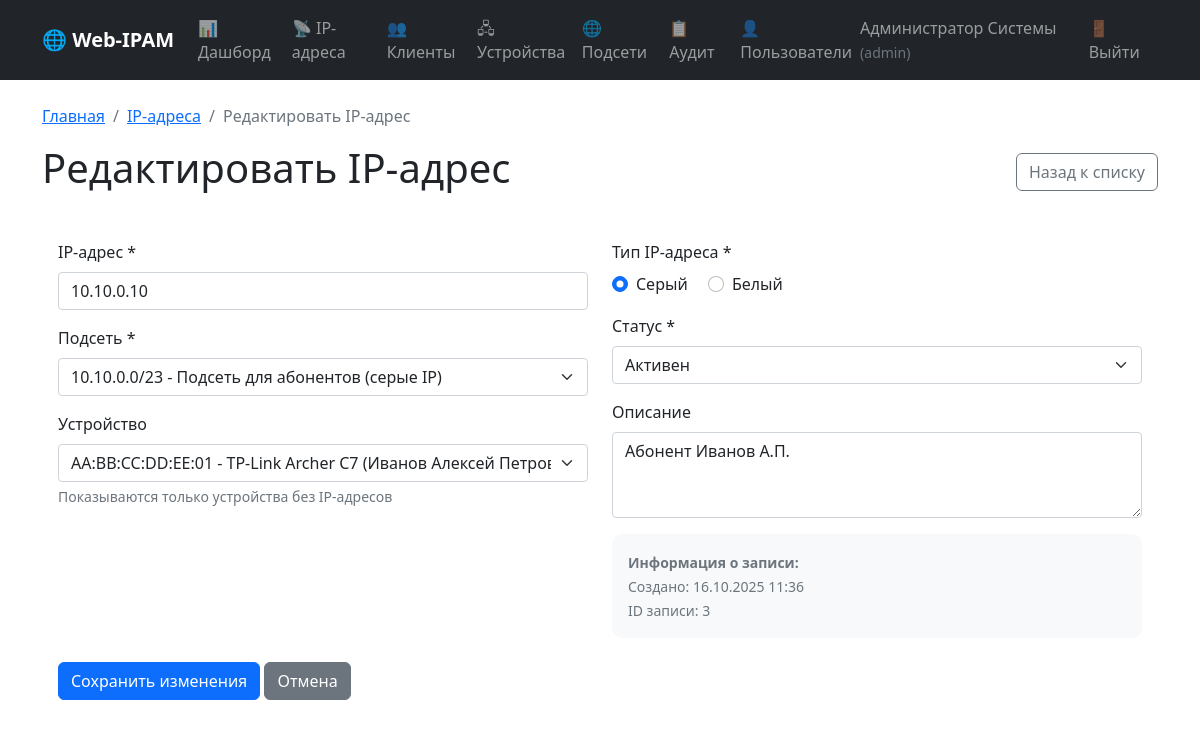
The app's page /pages/ip-addresses/edit.php?id=3 (signed in) with its own data.
### tables this page shows
CREATE TABLE `ip_addresses` (
  `id` int NOT NULL AUTO_INCREMENT,
  `ip_address` varchar(15) NOT NULL,
  `subnet_id` int NOT NULL,
  `device_id` int DEFAULT NULL,
  `type` enum('white','gray') NOT NULL DEFAULT 'gray',
  `status` enum('active','free','reserved') NOT NULL DEFAULT 'free',
  `description` varchar(255) DEFAULT NULL,
  `created_by` int DEFAULT NULL,
  `created_at` datetime DEFAULT CURRENT_TIMESTAMP,
  `updated_at` datetime DEFAULT CURRENT_TIMESTAMP ON UPDATE CURRENT_TIMESTAMP,
  PRIMARY KEY (`id`),
  UNIQUE KEY `unique_ip_subnet` (`ip_address`,`subnet_id`),
  UNIQUE KEY `unique_device_ip` (`device_id`),
  KEY `fk_ips_subnet` (`subnet_id`),
  KEY `fk_ips_created_by` (`created_by`),
  CONSTRAINT `fk_ips_created_by` FOREIGN KEY (`created_by`) REFERENCES `users` (`id`) ON DELETE SET NULL ON UPDATE CASCADE,
  CONSTRAINT `fk_ips_device` FOREIGN KEY (`device_id`) REFERENCES `devices` (`id`) ON DELETE SET NULL ON UPDATE CASCADE,
  CONSTRAINT `fk_ips_subnet` FOREIGN KEY (`subnet_id`) REFERENCES `subnets` (`id`) ON DELETE CASCADE ON UPDATE CASCADE
);

### pages/ip-addresses/edit.php (the view, shortened to what this page needs)
<?php
require_once '../../includes/db_connect.php';
$errors = [];
$ip_id = intval($_GET['id']);
try {
    $ip_stmt = $conn->prepare("
        SELECT ip.*, s.network_address, s.cidr_mask
        FROM ip_addresses ip
        LEFT JOIN subnets s ON ip.subnet_id = s.id
        WHERE ip.id = ?
    ");
    $ip_stmt->bind_param("i", $ip_id);
    $ip_stmt->execute();
    $ip_data = $ip_stmt->get_result()->fetch_assoc();
} catch (Exception $e) {
    error_log("Error fetching IP data: " . $e->getMessage());
    header('Location: list.php');
    exit();
}
try {
    $subnets_stmt = $conn->prepare("SELECT id, network_address, cidr_mask, description FROM subnets ORDER BY network_address");
    $subnets_stmt->execute();
    $subnets = $subnets_stmt->get_result()->fetch_all(MYSQLI_ASSOC);
} catch (Exception $e) {
    error_log("Error fetching subnets: " . $e->getMessage());
    $subnets = [];
}
try {
    $devices_stmt = $conn->prepare("
        SELECT d.id, d.mac_address, d.model, c.full_name as client_name
        FROM devices d
        LEFT JOIN clients c ON d.client_id = c.id
        WHERE d.id NOT IN (SELECT device_id FROM ip_addresses WHERE device_id IS NOT NULL AND id != ?)
        ORDER BY d.mac_address
    ");
    $devices_stmt->bind_param("i", $ip_id);
    $devices_stmt->execute();
    $devices = $devices_stmt->get_result()->fetch_all(MYSQLI_ASSOC);
} catch (Exception $e) {
    error_log("Error fetching devices: " . $e->getMessage());
    $devices = [];
}
?>
<!DOCTYPE html>
<html lang="ru">
<head>
    <link href="https://cdn.jsdelivr.net/npm/bootstrap@5.1.3/dist/css/bootstrap.min.css" rel="stylesheet">
    <link href="../../assets/css/style.css" rel="stylesheet">
</head>
<body>
    <?php include '../../includes/header.php'; ?>
    <div class="container mt-4">
        <div class="row">
            <div class="col-12">
                <nav aria-label="breadcrumb">
                    <ol class="breadcrumb">
                        <li class="breadcrumb-item"><a href="../../index.php">Главная</a></li>
                        <li class="breadcrumb-item"><a href="list.php">IP-адреса</a></li>
                        <li class="breadcrumb-item active">Редактировать IP-адрес</li>
                    </ol>
                </nav>
                <div class="d-flex justify-content-between align-items-center mb-4">
                    <h1>Редактировать IP-адрес</h1>
                    <a href="list.php" class="btn btn-outline-secondary">Назад к списку</a>
                </div>
                <div class="card">
                    <div class="card-body">
                        <form method="POST" action="" id="ip-form">
                            <div class="row">
                                <div class="col-md-6">
                                    <div class="mb-3">
                                        <label for="ip_address" class="form-label">IP-адрес *</label>
                                        <input type="text" class="form-control <?php echo isset($errors['ip_address']) ? 'is-invalid' : ''; ?>"
                                               id="ip_address" name="ip_address"
                                               value="<?php echo htmlspecialchars($_POST['ip_address'] ?? $ip_data['ip_address']); ?>"
                                               required>
                                    </div>
                                    <div class="mb-3">
                                        <label for="subnet_id" class="form-label">Подсеть *</label>
                                        <select class="form-select <?php echo isset($errors['subnet_id']) ? 'is-invalid' : ''; ?>"
                                                id="subnet_id" name="subnet_id" required>
                                            <?php foreach ($subnets as $subnet):
                                                $selected = ($_POST['subnet_id'] ?? $ip_data['subnet_id']) == $subnet['id'] ? 'selected' : '';
                                                $display = $subnet['network_address'] . '/' . $subnet['cidr_mask'];
                                                if ($subnet['description']) {
                                                    $display .= ' - ' . $subnet['description'];
                                                }
                                            ?>
                                                <option value="<?php echo $subnet['id']; ?>" <?php echo $selected; ?>>
                                                    <?php echo htmlspecialchars($display); ?>
                                                </option>
                                            <?php endforeach; ?>
                                        </select>
                                    </div>
                                    <div class="mb-3">
                                        <label for="device_id" class="form-label">Устройство</label>
                                        <select class="form-select <?php echo isset($errors['device_id']) ? 'is-invalid' : ''; ?>"
                                                id="device_id" name="device_id">
                                            <?php foreach ($devices as $device):
                                                $selected = ($_POST['device_id'] ?? $ip_data['device_id']) == $device['id'] ? 'selected' : '';
                                                $display = $device['mac_address'];
                                                if ($device['model']) {
                                                    $display .= ' - ' . $device['model'];
                                                }
                                                if ($device['client_name']) {
                                                    $display .= ' (' . $device['client_name'] . ')';
                                                }
                                            ?>
                                                <option value="<?php echo $device['id']; ?>" <?php echo $selected; ?>>
                                                    <?php echo htmlspecialchars($display); ?>
                                                </option>
                                            <?php endforeach; ?>
                                        </select>
                                        <div class="form-text">Показываются только устройства без IP-адресов</div>
                                    </div>
                                </div>
                                <div class="col-md-6">
                                    <div class="mb-3">
                                        <label class="form-label">Тип IP-адреса *</label>
                                        <div>
                                            <div class="form-check form-check-inline">
                                                <input class="form-check-input" type="radio" name="type" id="type_gray"
                                                       value="gray" <?php echo ($_POST['type'] ?? $ip_data['type']) === 'gray' ? 'checked' : ''; ?>>
                                                <label class="form-check-label" for="type_gray">Серый</label>
                                            </div>
                                            <div class="form-check form-check-inline">
                                                <input class="form-check-input" type="radio" name="type" id="type_white"
                                                       value="white" <?php echo ($_POST['type'] ?? $ip_data['type']) === 'white' ? 'checked' : ''; ?>>
                                                <label class="form-check-label" for="type_white">Белый</label>
                                            </div>
                                        </div>
                                    </div>
                                    <div class="mb-3">
                                        <label for="status" class="form-label">Статус *</label>
                                        <select class="form-select <?php echo isset($errors['status']) ? 'is-invalid' : ''; ?>"
                                                id="status" name="status" required>
                                            <option value="active" <?php echo ($_POST['status'] ?? $ip_data['status']) === 'active' ? 'selected' : ''; ?>>Активен</option>
                                        </select>
                                    </div>
                                    <div class="mb-3">
                                        <label for="description" class="form-label">Описание</label>
                                        <textarea class="form-control" id="description" name="description"
                                                  rows="3" placeholder="Дополнительная информация о IP-адресе"><?php echo htmlspecialchars($_POST['description'] ?? $ip_data['description']); ?></textarea>
                                    </div>
                                    <div class="card bg-light">
                                        <div class="card-body">
                                            <small class="text-muted">
                                                <strong>Информация о записи:</strong><br>
                                                Создано: <?php echo date('d.m.Y H:i', strtotime($ip_data['created_at'])); ?><br>
                                                ID записи: <?php echo $ip_data['id']; ?>
                                            </small>
                                        </div>
                                    </div>
                                </div>
                            </div>
                            <div class="row mt-4">
                                <div class="col-12">
                                    <button type="submit" class="btn btn-primary">Сохранить изменения</button>
                                    <a href="list.php" class="btn btn-secondary">Отмена</a>
                                </div>
                            </div>
                        </form>
                    </div>
                </div>
            </div>
        </div>
    </div>
</body>
</html>

### assets/css/style.css (style rules this page uses)
.card { border: none; border-radius: 10px; transition: transform 0.2s; }
.btn { border-radius: 6px; }

### records on screen
ip_addresses: ip_address "10.10.0.10", type "☑ Серый", type "☐ Белый", status "Активен", description "Абонент Иванов А.П.", created_at "16.10.2025 11:36", id "3"

### other values on screen
$_SESSION['user_name'] "Администратор Системы"
$_SESSION['user_role'] "admin"
form field subnet_id "10.10.0.0/23 - Подсеть для абонентов (серые IP)"
form field device_id "AA:BB:CC:DD:EE:01 - TP-Link Archer C7 (Иванов Алексей Петрович)"
